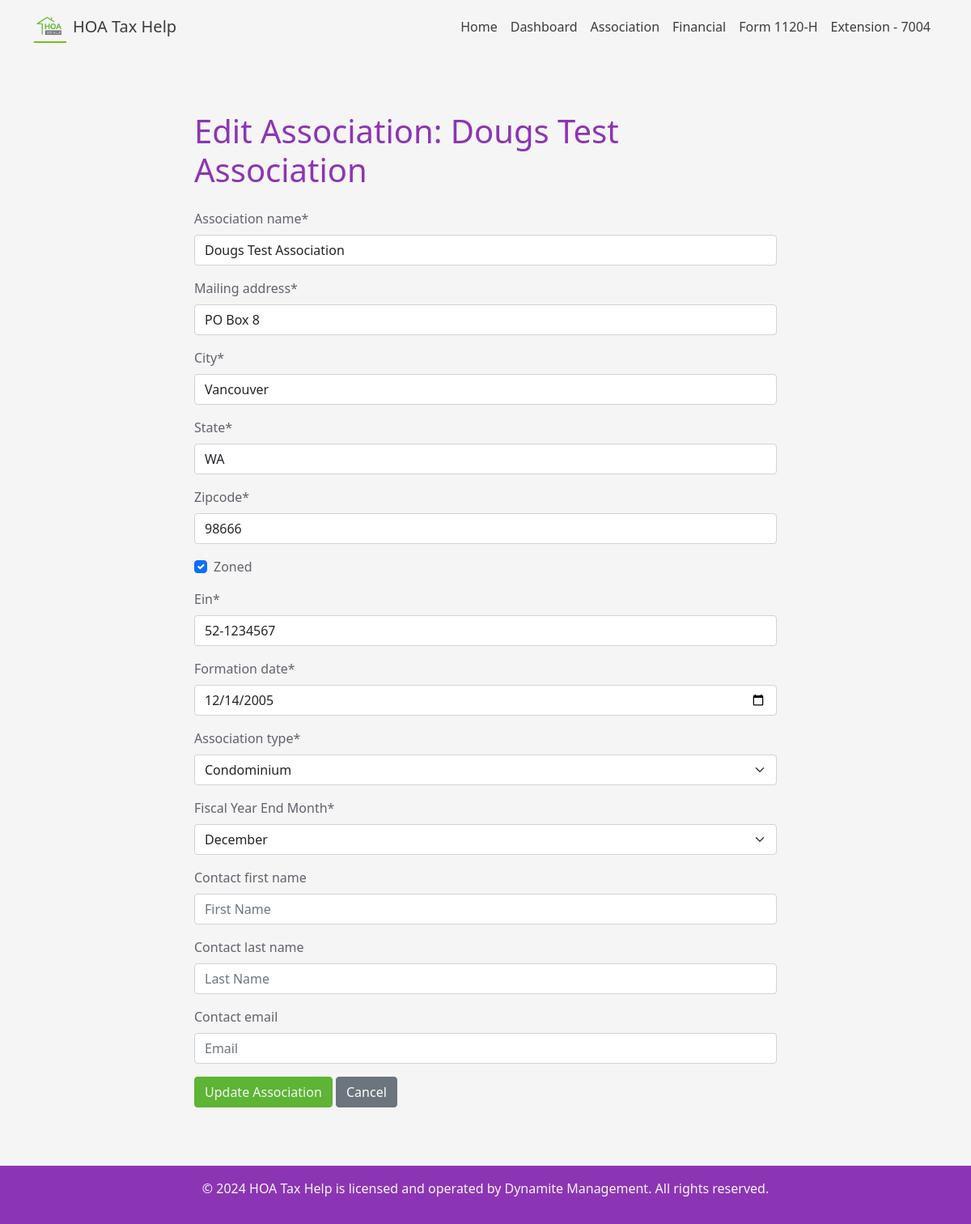
The app's page /edit-association/1/ with its own data.
### tax_form/models.py (models this page shows, shortened)
class Association(models.Model):
    ASSOCIATION_TYPES = (
        ('condo', 'Condominium'),
        ('homeowners', 'Homeowners'),
    )
    MONTH_CHOICES = [
        (1, 'January'), (2, 'February'), (3, 'March'), (4, 'April'),
        (5, 'May'), (6, 'June'), (7, 'July'), (8, 'August'),
        (9, 'September'), (10, 'October'), (11, 'November'), (12, 'December')
    ]
    association_name = models.CharField(max_length=255)
    mailing_address = models.CharField(max_length=255)
    city = models.CharField(max_length=100)
    state = models.CharField(max_length=100)
    zipcode = models.CharField(max_length=20)
    zoned = models.BooleanField(default=True)
    ein = models.CharField(max_length=11, unique=True, validators=[
        RegexValidator(
            regex=r'^\d{2}-\d{7}$',
            message="EIN must be in the format 'XX-XXXXXXX'."
        )
    ])
    formation_date = models.DateField()
    association_type = models.CharField(max_length=10, choices=ASSOCIATION_TYPES)
    fiscal_year_end_month = models.IntegerField(choices=MONTH_CHOICES, default=12)
    contact_first_name = models.CharField(max_length=100, null=True, blank=True)
    contact_last_name = models.CharField(max_length=100, null=True, blank=True)
    contact_email = models.EmailField(max_length=254, null=True, blank=True)

### tax_form/views/edit_association.py (the view, shortened to what this page needs)
# urls.py: path('edit-association/<int:association_id>/', edit_association.EditAssociationView.as_view(), name='edit_association'),
class EditAssociationView(View):
    template_name = 'tax_form/edit_association.html'
    def get(self, request, association_id):
        association = get_object_or_404(Association, id=association_id)
        form = AssociationForm(instance=association)
        tax_year = request.GET.get('tax_year', '')  # Get the tax_year from query parameters
        context = {
            'form': form,
            'association': association,
            'tax_year': tax_year,
        }
        return render(request, self.template_name, context)

### tax_form/templates/tax_form/edit_association.html (shortened to what this page needs)
{% extends "tax_form/base.html" %}
{% load crispy_forms_tags %}
{% block content %}
<div class="container mt-5">
    <div class="row justify-content-center">
        <div class="col-lg-8">
            <h1 class="mb-4">Edit Association: {{ association.association_name }}</h1>
            <form method="post" class="mb-4">
                {{ form|crispy }}
                <button type="submit" class="btn btn-primary">Update Association</button>
                <a href="{% url 'association' %}?association_id={{ association.id }}&tax_year={{ tax_year }}" class="btn btn-secondary">Cancel</a>
            </form>
        </div>
    </div>
</div>
{% endblock %}

### static/css/styles.css (style rules this page uses)
:root { --tax-purple: #8C35B4; --tax-green: #5DB435; --tax-gray: #62626D; --tax-blue: #3C8DBC; --tax-dark-gray: #3C3C41; --tax-light-gray: #F5F5F5; --tax-yellow: #FFDD57; }
body { background-color: var(--tax-light-gray); color: var(--tax-gray); display: flex; flex-direction: column; min-height: 100vh; }
.btn-primary { background-color: var(--tax-green); border-color: var(--tax-green); color: var(--tax-light-gray); }
h1, h2, h3, h4, h5, h6 { color: var(--tax-purple); }
a { color: var(--tax-blue); }

### records on screen
Association: association_name "Dougs Test Association", mailing_address "PO Box 8", city "Vancouver", state "WA", zipcode "98666", zoned "☑", ein "52-1234567", formation_date "12/14/2005", association_type "Condominium", fiscal_year_end_month "December"
